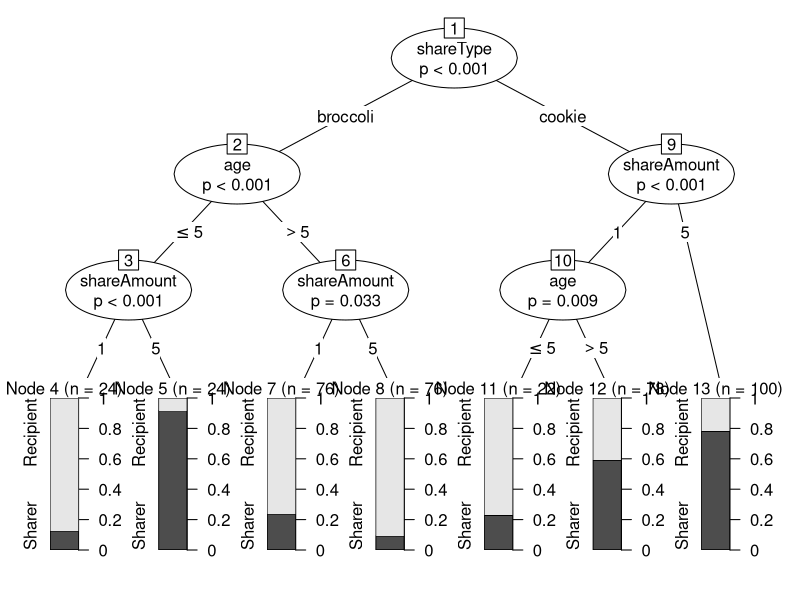
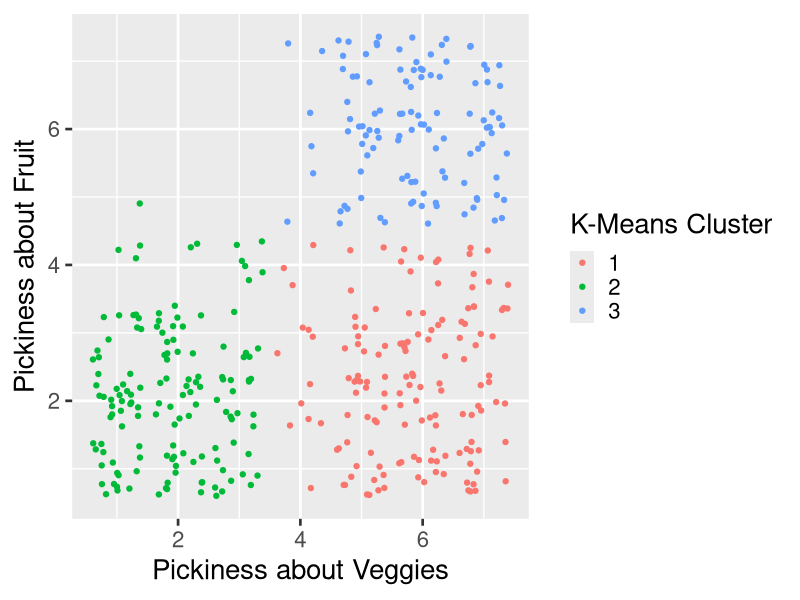

Reproduce these figures in R, in order.
## ---- chunk 1
knitr::opts_chunk$set(echo = TRUE)
## ---- chunk 2

library(partykit)
library(ggplot2)



## ---- chunk 3

#Set seed to make results reproducable 
set.seed(20230802)

#Load the data
data<-read.csv("Week 6 Example Data.csv")

data$PIN<-as.factor(data$PIN)
data$shareAmount<-as.factor(data$shareAmount)
data$shareType<-as.factor(data$shareType)
data$dollChoice<-as.factor(data$dollChoice)
## ---- chunk 4

tree <- ctree(dollChoice ~ age + shareAmount + shareType, data = data)

#Plot the decision tree
plot(tree)
## ---- chunk 5
#plotting
pickyPlot <- ggplot(data = data, aes(x= pickyVeg, y= pickyFruit))+
  labs(x= "Pickiness about Veggies",
       y= "Pickiness about Fruit") + 
  theme_gray(base_size = 20) +
  geom_jitter()

#fit cluster analysis
kFit <- kmeans(data[,3:4], centers = 3)

#extract means of clusters

kCenters <- kFit$centers

#assign the clusters to our data
data$cluster <- as.factor(kFit$cluster)

#plot data
pickyPlot <- pickyPlot + 
  aes(color = data$cluster)+
  labs(color = "K-Means Cluster")
pickyPlot
